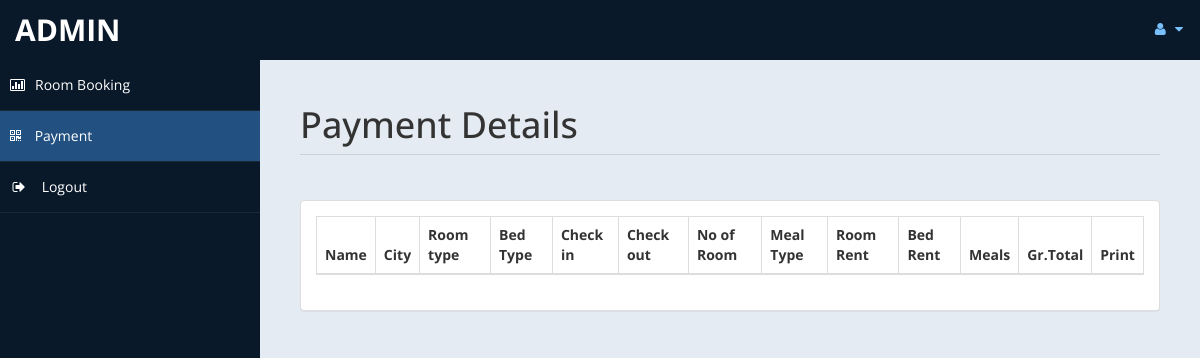
/admin/payment.php (signed in), run on an earlier commit of the app's database.
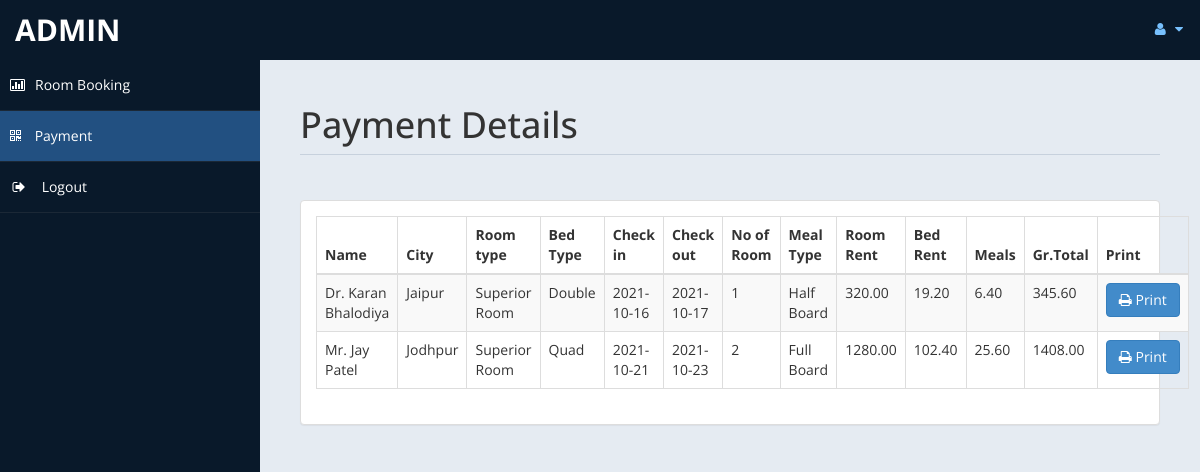
And on a later commit of the database.
### tables this page shows
CREATE TABLE `payment` (
  `id` int(11) DEFAULT NULL,
  `title` varchar(5) DEFAULT NULL,
  `fname` varchar(30) DEFAULT NULL,
  `lname` varchar(30) DEFAULT NULL,
  `troom` varchar(30) DEFAULT NULL,
  `tbed` varchar(30) DEFAULT NULL,
  `nroom` int(11) DEFAULT NULL,
  `cin` date DEFAULT NULL,
  `cout` date DEFAULT NULL,
  `ttot` double(8,2) DEFAULT NULL,
  `fintot` double(8,2) DEFAULT NULL,
  `mepr` double(8,2) DEFAULT NULL,
  `meal` varchar(30) DEFAULT NULL,
  `btot` double(8,2) DEFAULT NULL,
  `noofdays` int(11) DEFAULT NULL,
  `croom` varchar(255) DEFAULT NULL
);

### admin/payment.php (the view, shortened to what this page needs)
<!DOCTYPE html>
<html xmlns="http://www.w3.org/1999/xhtml">
<head>
    <link href="assets/css/bootstrap.css" rel="stylesheet" />
    <link href="assets/css/font-awesome.css" rel="stylesheet" />
    <link href="assets/css/custom-styles.css" rel="stylesheet" />
    <link href="assets/js/dataTables/dataTables.bootstrap.css" rel="stylesheet" />
</head>
<body>
    <div id="wrapper">
        <nav class="navbar navbar-default top-navbar" role="navigation">
            <div class="navbar-header">
                <a class="navbar-brand" href="home.php"><?php echo $_SESSION["user"]; ?> </a>
            </div>
            <ul class="nav navbar-top-links navbar-right">
                <li class="dropdown">
                    <a class="dropdown-toggle" data-toggle="dropdown" href="#" aria-expanded="false">
                        <i class="fa fa-user fa-fw"></i> <i class="fa fa-caret-down"></i>
                    </a>
                </li>
            </ul>
        </nav>
        <nav class="navbar-default navbar-side" role="navigation">
            <div class="sidebar-collapse">
                <ul class="nav" id="main-menu">
					<li>
                        <a href="roombook.php"><i class="fa fa-bar-chart-o"></i>Room Booking</a>
                    </li>
                    <li>
                        <a class="active-menu" href="payment.php"><i class="fa fa-qrcode"></i> Payment</a>
                    </li>
                    <li>
                        <a href="logout.php" ><i class="fa fa-sign-out fa-fw"></i> Logout</a>
                    </li>
            </div>
        </nav>
        <div id="page-wrapper" >
            <div id="page-inner">
			 <div class="row">
                    <div class="col-md-12">
                        <h1 class="page-header">
                           Payment Details<small> </small>
                        </h1>
                    </div>
                </div>
            <div class="row">
                <div class="col-md-12">
                    <div class="panel panel-default">
                        <div class="panel-body">
                            <div class="table-responsive">
                                <table class="table table-striped table-bordered table-hover" id="dataTables-example">
                                    <thead>
                                        <tr>
                                            <th>Name</th>
                                            <th>City</th>
											<th>Room type</th>
                                            <th>Bed Type</th>
                                            <th>Check in</th>
											<th>Check out</th>
											<th>No of Room</th>
											<th>Meal Type</th>
                                            <th>Room Rent</th>
											<th>Bed Rent</th>
											<th>Meals </th>
											<th>Gr.Total</th>
											<th>Print</th>
                                        </tr>
                                    </thead>
                                    <tbody>
									<?php
										include ('db.php');
										$sql="select * from payment";
										$re = mysqli_query($con,$sql);
										while($row = mysqli_fetch_array($re))
										{
											$id = $row['id'];
											if($id % 2 ==1 )
											{
												echo"<tr class='gradeC'>
													<td>".$row['title']." ".$row['fname']." ".$row['lname']."</td>
                                                    <td>".$row['croom']."</td>
													<td>".$row['troom']."</td>
													<td>".$row['tbed']."</td>
													<td>".$row['cin']."</td>
													<td>".$row['cout']."</td>
													<td>".$row['nroom']."</td>
													<td>".$row['meal']."</td>
													<td>".$row['ttot']."</td>
													<td>".$row['mepr']."</td>
													<td>".$row['btot']."</td>
													<td>".$row['fintot']."</td>
													<td><a href=print.php?pid=".$id ." <button class='btn btn-primary'> <i class='fa fa-print' ></i> Print</button></td>
													</tr>";
											}
											else
											{
												echo"<tr class='gradeU'>
													<td>".$row['title']." ".$row['fname']." ".$row['lname']."</td>
                                                    <td>".$row['croom']."</td>
													<td>".$row['troom']."</td>
													<td>".$row['tbed']."</td>
													<td>".$row['cin']."</td>
													<td>".$row['cout']."</td>
													<td>".$row['nroom']."</td>
													<td>".$row['meal']."</td>
													<td>".$row['ttot']."</td>
													<td>".$row['mepr']."</td>
													<td>".$row['btot']."</td>
													<td>".$row['fintot']."</td>
													<td><a href=print.php?pid=".$id ." <button class='btn btn-primary'> <i class='fa fa-print' ></i> Print</button></td>
													</tr>";
											}
										}
									?>
                                    </tbody>
                                </table>
                            </div>
                        </div>
                    </div>
                </div>
            </div>
                </div>
            </div>
    </div>
</body>
</html>

### admin/assets/css/custom-styles.css (style rules this page uses)
body { font-family: 'Open Sans', sans-serif; }
#wrapper { width: 100%; background:#09192A; }
#page-wrapper { padding: 15px 15px; min-height: 600px; background:#E5EBF2; }
#page-inner { width:100%; margin:10px 20px 10px 0px; background-color:transparent; padding:10px; min-height:1200px; }
h1, .h1, h2, .h2, h3, .h3 { margin-top: 7px; margin-bottom: -5px; }
.page-header { padding-bottom: 9px; margin: 10px 0 45px; border-bottom: 1px solid #C7D1DD; }
.top-navbar { margin:0px; }
.top-navbar .navbar-brand { color: #fff; width: 260px; text-align: left; height: 60px; font-size: 30px; font-weight: 700; text-transform: uppercase; line-height: 30px; }
.top-navbar .nav > li { position: relative; display: inline-block; }
.top-navbar .nav > li > a { position: relative; display: block; padding: 19px 15px; color: #77C0FD; }
.active-menu { background-color:#225081!important; }
.sidebar-collapse , .sidebar-collapse .nav { background:none; }
.sidebar-collapse .nav { padding:0; }
.sidebar-collapse .nav > li > a { color:#fff; background:transparent; text-shadow:none; }
.sidebar-collapse > .nav > li > a { padding:15px 10px; }
.sidebar-collapse > .nav > li { border-bottom: 1px solid rgba(107, 108, 109, 0.19); }
.navbar-side { border:none; background-color: transparent; }
.top-navbar { background:#09192A; border-bottom:none; }
.top-navbar .nav > li > a > i { margin-right: 2px; }
.navbar-default { border:0px solid black; }
.navbar-header { background: #09192A; }
.nav > li > a > i { margin-right:10px; }
@media (min-width:768px) { #page-wrapper { margin: 0 0 0 260px; padding: 15px 30px; min-height: 1200px; } }
@media (min-width:768px) { .navbar-side { z-index: 1; position: absolute; width: 260px; } }
@media (min-width:768px) { .navbar { border-radius: 0px; } }

What changed in the data, as far as the page shows it:
added payment: title "Dr.", fname "Karan", lname "Bhalodiya", croom "Jaipur", troom "Superior Room", tbed "Double", cin "2021-10-16", cout "2021-10-17", nroom "1", meal "Half Board", ttot "320.00", mepr "19.20", btot "6.40", fintot "345.60"
added payment: title "Mr.", fname "Jay", lname "Patel", croom "Jodhpur", troom "Superior Room", tbed "Quad", cin "2021-10-21", cout "2021-10-23", nroom "2", meal "Full Board", ttot "1280.00", mepr "102.40", btot "25.60", fintot "1408.00"
